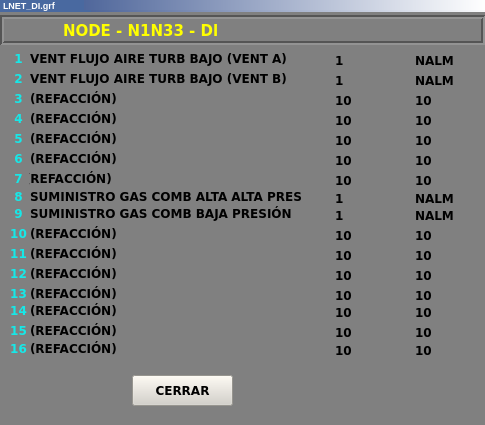
<?xml version="1.0" encoding="UTF-8"?>
<ui version="4.0">
 <class>LNET_DI3</class>
 <widget class="QWidget" name="LNET_DI3">
  <property name="geometry">
   <rect>
    <x>0</x>
    <y>0</y>
    <width>485</width>
    <height>425</height>
   </rect>
  </property>
  <property name="minimumSize">
   <size>
    <width>485</width>
    <height>425</height>
   </size>
  </property>
  <property name="maximumSize">
   <size>
    <width>485</width>
    <height>425</height>
   </size>
  </property>
  <property name="windowTitle">
   <string>LNET_DI3</string>
  </property>
  <property name="styleSheet">
   <string notr="true">background-color: rgb(128, 128, 128);</string>
  </property>
  <widget class="QFrame" name="frame">
   <property name="geometry">
    <rect>
     <x>0</x>
     <y>15</y>
     <width>485</width>
     <height>30</height>
    </rect>
   </property>
   <property name="styleSheet">
    <string notr="true">border-color: rgb(255, 255, 255);</string>
   </property>
   <property name="frameShape">
    <enum>QFrame::Box</enum>
   </property>
   <property name="frameShadow">
    <enum>QFrame::Sunken</enum>
   </property>
   <property name="lineWidth">
    <number>2</number>
   </property>
  </widget>
  <widget class="QLabel" name="lbNodRTD">
   <property name="geometry">
    <rect>
     <x>63</x>
     <y>21</y>
     <width>400</width>
     <height>20</height>
    </rect>
   </property>
   <property name="font">
    <font>
     <family>Verdana</family>
     <pointsize>11</pointsize>
     <weight>75</weight>
     <bold>true</bold>
    </font>
   </property>
   <property name="styleSheet">
    <string notr="true">color: rgb(255, 255, 0);</string>
   </property>
   <property name="text">
    <string>NODE - N1N33 - Dl</string>
   </property>
  </widget>
  <widget class="QFrame" name="frame_3">
   <property name="geometry">
    <rect>
     <x>0</x>
     <y>0</y>
     <width>485</width>
     <height>12</height>
    </rect>
   </property>
   <property name="styleSheet">
    <string notr="true">background-color: qlineargradient(spread:pad, x1:0, y1:0, x2:1, y2:0, stop:0 rgba(43, 71, 134, 255), stop:1 rgba(255, 255, 255, 255));</string>
   </property>
   <property name="frameShape">
    <enum>QFrame::Panel</enum>
   </property>
   <property name="frameShadow">
    <enum>QFrame::Raised</enum>
   </property>
   <property name="lineWidth">
    <number>0</number>
   </property>
   <widget class="QLabel" name="lbLnetT_2">
    <property name="geometry">
     <rect>
      <x>0</x>
      <y>0</y>
      <width>81</width>
      <height>20</height>
     </rect>
    </property>
    <property name="font">
     <font>
      <pointsize>5</pointsize>
      <weight>75</weight>
      <bold>true</bold>
     </font>
    </property>
    <property name="styleSheet">
     <string notr="true">background-color: rgb(73, 105, 160);</string>
    </property>
    <property name="text">
     <string>&lt;!DOCTYPE HTML PUBLIC &quot;-//W3C//DTD HTML 4.0//EN&quot; &quot;http://www.w3.org/TR/REC-html40/strict.dtd&quot;&gt;
&lt;html&gt;&lt;head&gt;&lt;meta name=&quot;qrichtext&quot; content=&quot;1&quot; /&gt;&lt;style type=&quot;text/css&quot;&gt;
p, li { white-space: pre-wrap; }
&lt;/style&gt;&lt;/head&gt;&lt;body style=&quot; font-family:'MS Shell Dlg 2'; font-size:5pt; font-weight:600; font-style:normal;&quot;&gt;
&lt;p style=&quot;-qt-paragraph-type:empty; margin-top:0px; margin-bottom:0px; margin-left:0px; margin-right:0px; -qt-block-indent:0; text-indent:0px;&quot;&gt;&lt;/p&gt;&lt;/body&gt;&lt;/html&gt;</string>
    </property>
   </widget>
   <widget class="QFrame" name="frame_4">
    <property name="geometry">
     <rect>
      <x>10</x>
      <y>10</y>
      <width>485</width>
      <height>11</height>
     </rect>
    </property>
    <property name="styleSheet">
     <string notr="true">background-color: qlineargradient(spread:pad, x1:0, y1:0, x2:1, y2:0, stop:0 rgba(43, 71, 134, 255), stop:1 rgba(255, 255, 255, 255));</string>
    </property>
    <property name="frameShape">
     <enum>QFrame::Panel</enum>
    </property>
    <property name="frameShadow">
     <enum>QFrame::Raised</enum>
    </property>
    <property name="lineWidth">
     <number>0</number>
    </property>
    <widget class="QLabel" name="lbLnetT_3">
     <property name="geometry">
      <rect>
       <x>0</x>
       <y>0</y>
       <width>81</width>
       <height>20</height>
      </rect>
     </property>
     <property name="font">
      <font>
       <pointsize>5</pointsize>
       <weight>75</weight>
       <bold>true</bold>
      </font>
     </property>
     <property name="styleSheet">
      <string notr="true">background-color: rgb(73, 105, 160);</string>
     </property>
     <property name="text">
      <string>&lt;!DOCTYPE HTML PUBLIC &quot;-//W3C//DTD HTML 4.0//EN&quot; &quot;http://www.w3.org/TR/REC-html40/strict.dtd&quot;&gt;
&lt;html&gt;&lt;head&gt;&lt;meta name=&quot;qrichtext&quot; content=&quot;1&quot; /&gt;&lt;style type=&quot;text/css&quot;&gt;
p, li { white-space: pre-wrap; }
&lt;/style&gt;&lt;/head&gt;&lt;body style=&quot; font-family:'MS Shell Dlg 2'; font-size:5pt; font-weight:600; font-style:normal;&quot;&gt;
&lt;p style=&quot;-qt-paragraph-type:empty; margin-top:0px; margin-bottom:0px; margin-left:0px; margin-right:0px; -qt-block-indent:0; text-indent:0px;&quot;&gt;&lt;/p&gt;&lt;/body&gt;&lt;/html&gt;</string>
     </property>
    </widget>
   </widget>
   <widget class="QLabel" name="lbLnetT">
    <property name="geometry">
     <rect>
      <x>3</x>
      <y>0</y>
      <width>81</width>
      <height>12</height>
     </rect>
    </property>
    <property name="font">
     <font>
      <pointsize>5</pointsize>
      <weight>75</weight>
      <bold>true</bold>
     </font>
    </property>
    <property name="styleSheet">
     <string notr="true">background-color: rgb(73, 105, 160);</string>
    </property>
    <property name="text">
     <string>&lt;!DOCTYPE HTML PUBLIC &quot;-//W3C//DTD HTML 4.0//EN&quot; &quot;http://www.w3.org/TR/REC-html40/strict.dtd&quot;&gt;
&lt;html&gt;&lt;head&gt;&lt;meta name=&quot;qrichtext&quot; content=&quot;1&quot; /&gt;&lt;style type=&quot;text/css&quot;&gt;
p, li { white-space: pre-wrap; }
&lt;/style&gt;&lt;/head&gt;&lt;body style=&quot; font-family:'MS Shell Dlg 2'; font-size:5pt; font-weight:600; font-style:normal;&quot;&gt;
&lt;p style=&quot; margin-top:0px; margin-bottom:0px; margin-left:0px; margin-right:0px; -qt-block-indent:0; text-indent:0px;&quot;&gt;&lt;span style=&quot; font-size:7pt; color:#ffffff;&quot;&gt;LNET_DI.grf&lt;/span&gt;&lt;/p&gt;&lt;/body&gt;&lt;/html&gt;</string>
    </property>
   </widget>
  </widget>
  <widget class="QPushButton" name="btnCerrar">
   <property name="geometry">
    <rect>
     <x>132</x>
     <y>375</y>
     <width>101</width>
     <height>31</height>
    </rect>
   </property>
   <property name="font">
    <font>
     <family>Verdana</family>
     <pointsize>9</pointsize>
     <weight>75</weight>
     <bold>true</bold>
    </font>
   </property>
   <property name="styleSheet">
    <string notr="true">background-color: rgb(212, 208, 200);</string>
   </property>
   <property name="text">
    <string>CERRAR</string>
   </property>
  </widget>
  <widget class="QLabel" name="lbNodeT_1">
   <property name="geometry">
    <rect>
     <x>30</x>
     <y>50</y>
     <width>291</width>
     <height>16</height>
    </rect>
   </property>
   <property name="font">
    <font>
     <family>Verdana</family>
     <weight>75</weight>
     <bold>true</bold>
    </font>
   </property>
   <property name="text">
    <string>VENT FLUJO AIRE TURB BAJO (VENT A)</string>
   </property>
  </widget>
  <widget class="QLabel" name="lbNumNode_1">
   <property name="geometry">
    <rect>
     <x>8</x>
     <y>50</y>
     <width>21</width>
     <height>16</height>
    </rect>
   </property>
   <property name="font">
    <font>
     <family>Verdana</family>
     <weight>75</weight>
     <bold>true</bold>
    </font>
   </property>
   <property name="styleSheet">
    <string notr="true">color: rgb(22, 232, 232);</string>
   </property>
   <property name="text">
    <string>1</string>
   </property>
   <property name="alignment">
    <set>Qt::AlignCenter</set>
   </property>
  </widget>
  <widget class="QLabel" name="lbNodeU_1">
   <property name="geometry">
    <rect>
     <x>415</x>
     <y>50</y>
     <width>61</width>
     <height>20</height>
    </rect>
   </property>
   <property name="font">
    <font>
     <family>Verdana</family>
     <weight>75</weight>
     <bold>true</bold>
    </font>
   </property>
   <property name="layoutDirection">
    <enum>Qt::RightToLeft</enum>
   </property>
   <property name="text">
    <string>NALM</string>
   </property>
  </widget>
  <widget class="QLabel" name="lbNode_1">
   <property name="geometry">
    <rect>
     <x>335</x>
     <y>50</y>
     <width>61</width>
     <height>20</height>
    </rect>
   </property>
   <property name="font">
    <font>
     <family>Verdana</family>
     <weight>75</weight>
     <bold>true</bold>
    </font>
   </property>
   <property name="layoutDirection">
    <enum>Qt::RightToLeft</enum>
   </property>
   <property name="text">
    <string>1</string>
   </property>
  </widget>
  <widget class="QLabel" name="lbNodeU_2">
   <property name="geometry">
    <rect>
     <x>415</x>
     <y>70</y>
     <width>61</width>
     <height>20</height>
    </rect>
   </property>
   <property name="font">
    <font>
     <family>Verdana</family>
     <weight>75</weight>
     <bold>true</bold>
    </font>
   </property>
   <property name="layoutDirection">
    <enum>Qt::RightToLeft</enum>
   </property>
   <property name="text">
    <string>NALM</string>
   </property>
  </widget>
  <widget class="QLabel" name="lbNode_2">
   <property name="geometry">
    <rect>
     <x>335</x>
     <y>70</y>
     <width>61</width>
     <height>20</height>
    </rect>
   </property>
   <property name="font">
    <font>
     <family>Verdana</family>
     <weight>75</weight>
     <bold>true</bold>
    </font>
   </property>
   <property name="layoutDirection">
    <enum>Qt::RightToLeft</enum>
   </property>
   <property name="text">
    <string>1</string>
   </property>
  </widget>
  <widget class="QLabel" name="lbNumNode_2">
   <property name="geometry">
    <rect>
     <x>8</x>
     <y>70</y>
     <width>21</width>
     <height>16</height>
    </rect>
   </property>
   <property name="font">
    <font>
     <family>Verdana</family>
     <weight>75</weight>
     <bold>true</bold>
    </font>
   </property>
   <property name="styleSheet">
    <string notr="true">color: rgb(22, 232, 232);</string>
   </property>
   <property name="text">
    <string>2</string>
   </property>
   <property name="alignment">
    <set>Qt::AlignCenter</set>
   </property>
  </widget>
  <widget class="QLabel" name="lbNodeT_2">
   <property name="geometry">
    <rect>
     <x>30</x>
     <y>70</y>
     <width>291</width>
     <height>16</height>
    </rect>
   </property>
   <property name="font">
    <font>
     <family>Verdana</family>
     <weight>75</weight>
     <bold>true</bold>
    </font>
   </property>
   <property name="text">
    <string>VENT FLUJO AIRE TURB BAJO (VENT B)</string>
   </property>
  </widget>
  <widget class="QLabel" name="lbNumNode_3">
   <property name="geometry">
    <rect>
     <x>8</x>
     <y>90</y>
     <width>21</width>
     <height>16</height>
    </rect>
   </property>
   <property name="font">
    <font>
     <family>Verdana</family>
     <weight>75</weight>
     <bold>true</bold>
    </font>
   </property>
   <property name="styleSheet">
    <string notr="true">color: rgb(22, 232, 232);</string>
   </property>
   <property name="text">
    <string>3</string>
   </property>
   <property name="alignment">
    <set>Qt::AlignCenter</set>
   </property>
  </widget>
  <widget class="QLabel" name="lbNode_3">
   <property name="geometry">
    <rect>
     <x>335</x>
     <y>90</y>
     <width>61</width>
     <height>20</height>
    </rect>
   </property>
   <property name="font">
    <font>
     <family>Verdana</family>
     <weight>75</weight>
     <bold>true</bold>
    </font>
   </property>
   <property name="layoutDirection">
    <enum>Qt::RightToLeft</enum>
   </property>
   <property name="text">
    <string>10</string>
   </property>
  </widget>
  <widget class="QLabel" name="lbNodeU_3">
   <property name="geometry">
    <rect>
     <x>415</x>
     <y>90</y>
     <width>61</width>
     <height>20</height>
    </rect>
   </property>
   <property name="font">
    <font>
     <family>Verdana</family>
     <weight>75</weight>
     <bold>true</bold>
    </font>
   </property>
   <property name="layoutDirection">
    <enum>Qt::RightToLeft</enum>
   </property>
   <property name="text">
    <string>10</string>
   </property>
  </widget>
  <widget class="QLabel" name="lbNodeT_3">
   <property name="geometry">
    <rect>
     <x>30</x>
     <y>90</y>
     <width>291</width>
     <height>16</height>
    </rect>
   </property>
   <property name="font">
    <font>
     <family>Verdana</family>
     <weight>75</weight>
     <bold>true</bold>
    </font>
   </property>
   <property name="text">
    <string>(REFACCIÓN)</string>
   </property>
  </widget>
  <widget class="QLabel" name="lbNumNode_4">
   <property name="geometry">
    <rect>
     <x>8</x>
     <y>110</y>
     <width>21</width>
     <height>16</height>
    </rect>
   </property>
   <property name="font">
    <font>
     <family>Verdana</family>
     <weight>75</weight>
     <bold>true</bold>
    </font>
   </property>
   <property name="styleSheet">
    <string notr="true">color: rgb(22, 232, 232);</string>
   </property>
   <property name="text">
    <string>4</string>
   </property>
   <property name="alignment">
    <set>Qt::AlignCenter</set>
   </property>
  </widget>
  <widget class="QLabel" name="lbNodeU_4">
   <property name="geometry">
    <rect>
     <x>415</x>
     <y>110</y>
     <width>61</width>
     <height>20</height>
    </rect>
   </property>
   <property name="font">
    <font>
     <family>Verdana</family>
     <weight>75</weight>
     <bold>true</bold>
    </font>
   </property>
   <property name="layoutDirection">
    <enum>Qt::RightToLeft</enum>
   </property>
   <property name="text">
    <string>10</string>
   </property>
  </widget>
  <widget class="QLabel" name="lbNode_4">
   <property name="geometry">
    <rect>
     <x>335</x>
     <y>110</y>
     <width>61</width>
     <height>20</height>
    </rect>
   </property>
   <property name="font">
    <font>
     <family>Verdana</family>
     <weight>75</weight>
     <bold>true</bold>
    </font>
   </property>
   <property name="layoutDirection">
    <enum>Qt::RightToLeft</enum>
   </property>
   <property name="text">
    <string>10</string>
   </property>
  </widget>
  <widget class="QLabel" name="lbNodeT_4">
   <property name="geometry">
    <rect>
     <x>30</x>
     <y>110</y>
     <width>291</width>
     <height>16</height>
    </rect>
   </property>
   <property name="font">
    <font>
     <family>Verdana</family>
     <weight>75</weight>
     <bold>true</bold>
    </font>
   </property>
   <property name="text">
    <string>(REFACCIÓN)</string>
   </property>
  </widget>
  <widget class="QLabel" name="lbNumNode_5">
   <property name="geometry">
    <rect>
     <x>8</x>
     <y>130</y>
     <width>21</width>
     <height>16</height>
    </rect>
   </property>
   <property name="font">
    <font>
     <family>Verdana</family>
     <weight>75</weight>
     <bold>true</bold>
    </font>
   </property>
   <property name="styleSheet">
    <string notr="true">color: rgb(22, 232, 232);</string>
   </property>
   <property name="text">
    <string>5</string>
   </property>
   <property name="alignment">
    <set>Qt::AlignCenter</set>
   </property>
  </widget>
  <widget class="QLabel" name="lbNodeT_5">
   <property name="geometry">
    <rect>
     <x>30</x>
     <y>130</y>
     <width>291</width>
     <height>16</height>
    </rect>
   </property>
   <property name="font">
    <font>
     <family>Verdana</family>
     <weight>75</weight>
     <bold>true</bold>
    </font>
   </property>
   <property name="text">
    <string>(REFACCIÓN)</string>
   </property>
  </widget>
  <widget class="QLabel" name="lbNode_5">
   <property name="geometry">
    <rect>
     <x>335</x>
     <y>130</y>
     <width>61</width>
     <height>20</height>
    </rect>
   </property>
   <property name="font">
    <font>
     <family>Verdana</family>
     <weight>75</weight>
     <bold>true</bold>
    </font>
   </property>
   <property name="layoutDirection">
    <enum>Qt::RightToLeft</enum>
   </property>
   <property name="text">
    <string>10</string>
   </property>
  </widget>
  <widget class="QLabel" name="lbNodeU_5">
   <property name="geometry">
    <rect>
     <x>415</x>
     <y>130</y>
     <width>61</width>
     <height>20</height>
    </rect>
   </property>
   <property name="font">
    <font>
     <family>Verdana</family>
     <weight>75</weight>
     <bold>true</bold>
    </font>
   </property>
   <property name="layoutDirection">
    <enum>Qt::RightToLeft</enum>
   </property>
   <property name="text">
    <string>10</string>
   </property>
  </widget>
  <widget class="QLabel" name="lbNodeU_6">
   <property name="geometry">
    <rect>
     <x>415</x>
     <y>150</y>
     <width>61</width>
     <height>20</height>
    </rect>
   </property>
   <property name="font">
    <font>
     <family>Verdana</family>
     <weight>75</weight>
     <bold>true</bold>
    </font>
   </property>
   <property name="layoutDirection">
    <enum>Qt::RightToLeft</enum>
   </property>
   <property name="text">
    <string>10</string>
   </property>
  </widget>
  <widget class="QLabel" name="lbNode_6">
   <property name="geometry">
    <rect>
     <x>335</x>
     <y>150</y>
     <width>61</width>
     <height>20</height>
    </rect>
   </property>
   <property name="font">
    <font>
     <family>Verdana</family>
     <weight>75</weight>
     <bold>true</bold>
    </font>
   </property>
   <property name="layoutDirection">
    <enum>Qt::RightToLeft</enum>
   </property>
   <property name="text">
    <string>10</string>
   </property>
  </widget>
  <widget class="QLabel" name="lbNodeT_6">
   <property name="geometry">
    <rect>
     <x>30</x>
     <y>150</y>
     <width>291</width>
     <height>16</height>
    </rect>
   </property>
   <property name="font">
    <font>
     <family>Verdana</family>
     <weight>75</weight>
     <bold>true</bold>
    </font>
   </property>
   <property name="text">
    <string>(REFACCIÓN)</string>
   </property>
  </widget>
  <widget class="QLabel" name="lbNumNode_6">
   <property name="geometry">
    <rect>
     <x>8</x>
     <y>150</y>
     <width>21</width>
     <height>16</height>
    </rect>
   </property>
   <property name="font">
    <font>
     <family>Verdana</family>
     <weight>75</weight>
     <bold>true</bold>
    </font>
   </property>
   <property name="styleSheet">
    <string notr="true">color: rgb(22, 232, 232);</string>
   </property>
   <property name="text">
    <string>6</string>
   </property>
   <property name="alignment">
    <set>Qt::AlignCenter</set>
   </property>
  </widget>
  <widget class="QLabel" name="lbNodeU_7">
   <property name="geometry">
    <rect>
     <x>415</x>
     <y>170</y>
     <width>61</width>
     <height>20</height>
    </rect>
   </property>
   <property name="font">
    <font>
     <family>Verdana</family>
     <weight>75</weight>
     <bold>true</bold>
    </font>
   </property>
   <property name="layoutDirection">
    <enum>Qt::RightToLeft</enum>
   </property>
   <property name="text">
    <string>10</string>
   </property>
  </widget>
  <widget class="QLabel" name="lbNodeT_7">
   <property name="geometry">
    <rect>
     <x>25</x>
     <y>170</y>
     <width>291</width>
     <height>16</height>
    </rect>
   </property>
   <property name="font">
    <font>
     <family>Verdana</family>
     <weight>75</weight>
     <bold>true</bold>
    </font>
   </property>
   <property name="text">
    <string>(REFACCIÓN)</string>
   </property>
  </widget>
  <widget class="QLabel" name="lbNode_7">
   <property name="geometry">
    <rect>
     <x>335</x>
     <y>170</y>
     <width>61</width>
     <height>20</height>
    </rect>
   </property>
   <property name="font">
    <font>
     <family>Verdana</family>
     <weight>75</weight>
     <bold>true</bold>
    </font>
   </property>
   <property name="layoutDirection">
    <enum>Qt::RightToLeft</enum>
   </property>
   <property name="text">
    <string>10</string>
   </property>
  </widget>
  <widget class="QLabel" name="lbNumNode_7">
   <property name="geometry">
    <rect>
     <x>8</x>
     <y>170</y>
     <width>21</width>
     <height>16</height>
    </rect>
   </property>
   <property name="font">
    <font>
     <family>Verdana</family>
     <weight>75</weight>
     <bold>true</bold>
    </font>
   </property>
   <property name="styleSheet">
    <string notr="true">color: rgb(22, 232, 232);</string>
   </property>
   <property name="text">
    <string>7</string>
   </property>
   <property name="alignment">
    <set>Qt::AlignCenter</set>
   </property>
  </widget>
  <widget class="QLabel" name="lbNodeU_8">
   <property name="geometry">
    <rect>
     <x>415</x>
     <y>188</y>
     <width>61</width>
     <height>20</height>
    </rect>
   </property>
   <property name="font">
    <font>
     <family>Verdana</family>
     <weight>75</weight>
     <bold>true</bold>
    </font>
   </property>
   <property name="layoutDirection">
    <enum>Qt::RightToLeft</enum>
   </property>
   <property name="text">
    <string>NALM</string>
   </property>
  </widget>
  <widget class="QLabel" name="lbNumNode_8">
   <property name="geometry">
    <rect>
     <x>8</x>
     <y>188</y>
     <width>21</width>
     <height>16</height>
    </rect>
   </property>
   <property name="font">
    <font>
     <family>Verdana</family>
     <weight>75</weight>
     <bold>true</bold>
    </font>
   </property>
   <property name="styleSheet">
    <string notr="true">color: rgb(22, 232, 232);</string>
   </property>
   <property name="text">
    <string>8</string>
   </property>
   <property name="alignment">
    <set>Qt::AlignCenter</set>
   </property>
  </widget>
  <widget class="QLabel" name="lbNode_8">
   <property name="geometry">
    <rect>
     <x>335</x>
     <y>188</y>
     <width>61</width>
     <height>20</height>
    </rect>
   </property>
   <property name="font">
    <font>
     <family>Verdana</family>
     <weight>75</weight>
     <bold>true</bold>
    </font>
   </property>
   <property name="layoutDirection">
    <enum>Qt::RightToLeft</enum>
   </property>
   <property name="text">
    <string>1</string>
   </property>
  </widget>
  <widget class="QLabel" name="lbNodeT_8">
   <property name="geometry">
    <rect>
     <x>30</x>
     <y>188</y>
     <width>291</width>
     <height>16</height>
    </rect>
   </property>
   <property name="font">
    <font>
     <family>Verdana</family>
     <weight>75</weight>
     <bold>true</bold>
    </font>
   </property>
   <property name="text">
    <string>SUMINISTRO GAS COMB ALTA ALTA PRES</string>
   </property>
  </widget>
  <widget class="QLabel" name="lbNumNode_9">
   <property name="geometry">
    <rect>
     <x>8</x>
     <y>205</y>
     <width>21</width>
     <height>16</height>
    </rect>
   </property>
   <property name="font">
    <font>
     <family>Verdana</family>
     <weight>75</weight>
     <bold>true</bold>
    </font>
   </property>
   <property name="styleSheet">
    <string notr="true">color: rgb(22, 232, 232);</string>
   </property>
   <property name="text">
    <string>9</string>
   </property>
   <property name="alignment">
    <set>Qt::AlignCenter</set>
   </property>
  </widget>
  <widget class="QLabel" name="lbNode_9">
   <property name="geometry">
    <rect>
     <x>335</x>
     <y>205</y>
     <width>61</width>
     <height>20</height>
    </rect>
   </property>
   <property name="font">
    <font>
     <family>Verdana</family>
     <weight>75</weight>
     <bold>true</bold>
    </font>
   </property>
   <property name="layoutDirection">
    <enum>Qt::RightToLeft</enum>
   </property>
   <property name="text">
    <string>1</string>
   </property>
  </widget>
  <widget class="QLabel" name="lbNodeU_9">
   <property name="geometry">
    <rect>
     <x>415</x>
     <y>205</y>
     <width>61</width>
     <height>20</height>
    </rect>
   </property>
   <property name="font">
    <font>
     <family>Verdana</family>
     <weight>75</weight>
     <bold>true</bold>
    </font>
   </property>
   <property name="layoutDirection">
    <enum>Qt::RightToLeft</enum>
   </property>
   <property name="text">
    <string>NALM</string>
   </property>
  </widget>
  <widget class="QLabel" name="lbNodeT_9">
   <property name="geometry">
    <rect>
     <x>30</x>
     <y>205</y>
     <width>291</width>
     <height>16</height>
    </rect>
   </property>
   <property name="font">
    <font>
     <family>Verdana</family>
     <weight>75</weight>
     <bold>true</bold>
    </font>
   </property>
   <property name="text">
    <string>SUMINISTRO GAS COMB BAJA PRESIÓN</string>
   </property>
  </widget>
  <widget class="QLabel" name="lbNumNode_10">
   <property name="geometry">
    <rect>
     <x>8</x>
     <y>225</y>
     <width>21</width>
     <height>16</height>
    </rect>
   </property>
   <property name="font">
    <font>
     <family>Verdana</family>
     <weight>75</weight>
     <bold>true</bold>
    </font>
   </property>
   <property name="styleSheet">
    <string notr="true">color: rgb(22, 232, 232);</string>
   </property>
   <property name="text">
    <string>10</string>
   </property>
   <property name="alignment">
    <set>Qt::AlignCenter</set>
   </property>
  </widget>
  <widget class="QLabel" name="lbNodeT_10">
   <property name="geometry">
    <rect>
     <x>30</x>
     <y>225</y>
     <width>291</width>
     <height>16</height>
    </rect>
   </property>
   <property name="font">
    <font>
     <family>Verdana</family>
     <weight>75</weight>
     <bold>true</bold>
    </font>
   </property>
   <property name="text">
    <string>(REFACCIÓN)</string>
   </property>
  </widget>
  <widget class="QLabel" name="lbNodeU_10">
   <property name="geometry">
    <rect>
     <x>415</x>
     <y>225</y>
     <width>61</width>
     <height>20</height>
    </rect>
   </property>
   <property name="font">
    <font>
     <family>Verdana</family>
     <weight>75</weight>
     <bold>true</bold>
    </font>
   </property>
   <property name="layoutDirection">
    <enum>Qt::RightToLeft</enum>
   </property>
   <property name="text">
    <string>10</string>
   </property>
  </widget>
  <widget class="QLabel" name="lbNode_10">
   <property name="geometry">
    <rect>
     <x>335</x>
     <y>225</y>
     <width>61</width>
     <height>20</height>
    </rect>
   </property>
   <property name="font">
    <font>
     <family>Verdana</family>
     <weight>75</weight>
     <bold>true</bold>
    </font>
   </property>
   <property name="layoutDirection">
    <enum>Qt::RightToLeft</enum>
   </property>
   <property name="text">
    <string>10</string>
   </property>
  </widget>
  <widget class="QLabel" name="lbNumNode_11">
   <property name="geometry">
    <rect>
     <x>8</x>
     <y>245</y>
     <width>21</width>
     <height>16</height>
    </rect>
   </property>
   <property name="font">
    <font>
     <family>Verdana</family>
     <weight>75</weight>
     <bold>true</bold>
    </font>
   </property>
   <property name="styleSheet">
    <string notr="true">color: rgb(22, 232, 232);</string>
   </property>
   <property name="text">
    <string>11</string>
   </property>
   <property name="alignment">
    <set>Qt::AlignCenter</set>
   </property>
  </widget>
  <widget class="QLabel" name="lbNodeU_11">
   <property name="geometry">
    <rect>
     <x>415</x>
     <y>245</y>
     <width>61</width>
     <height>20</height>
    </rect>
   </property>
   <property name="font">
    <font>
     <family>Verdana</family>
     <weight>75</weight>
     <bold>true</bold>
    </font>
   </property>
   <property name="layoutDirection">
    <enum>Qt::RightToLeft</enum>
   </property>
   <property name="text">
    <string>10</string>
   </property>
  </widget>
  <widget class="QLabel" name="lbNodeT_11">
   <property name="geometry">
    <rect>
     <x>30</x>
     <y>245</y>
     <width>291</width>
     <height>16</height>
    </rect>
   </property>
   <property name="font">
    <font>
     <family>Verdana</family>
     <weight>75</weight>
     <bold>true</bold>
    </font>
   </property>
   <property name="text">
    <string>(REFACCIÓN)</string>
   </property>
  </widget>
  <widget class="QLabel" name="lbNode_11">
   <property name="geometry">
    <rect>
     <x>335</x>
     <y>245</y>
     <width>61</width>
     <height>20</height>
    </rect>
   </property>
   <property name="font">
    <font>
     <family>Verdana</family>
     <weight>75</weight>
     <bold>true</bold>
    </font>
   </property>
   <property name="layoutDirection">
    <enum>Qt::RightToLeft</enum>
   </property>
   <property name="text">
    <string>10</string>
   </property>
  </widget>
  <widget class="QLabel" name="lbNumNode_12">
   <property name="geometry">
    <rect>
     <x>8</x>
     <y>265</y>
     <width>21</width>
     <height>16</height>
    </rect>
   </property>
   <property name="font">
    <font>
     <family>Verdana</family>
     <weight>75</weight>
     <bold>true</bold>
    </font>
   </property>
   <property name="styleSheet">
    <string notr="true">color: rgb(22, 232, 232);</string>
   </property>
   <property name="text">
    <string>12</string>
   </property>
   <property name="alignment">
    <set>Qt::AlignCenter</set>
   </property>
  </widget>
  <widget class="QLabel" name="lbNodeT_12">
   <property name="geometry">
    <rect>
     <x>30</x>
     <y>265</y>
     <width>291</width>
     <height>16</height>
    </rect>
   </property>
   <property name="font">
    <font>
     <family>Verdana</family>
     <weight>75</weight>
     <bold>true</bold>
    </font>
   </property>
   <property name="text">
    <string>(REFACCIÓN)</string>
   </property>
  </widget>
  <widget class="QLabel" name="lbNodeU_12">
   <property name="geometry">
    <rect>
     <x>415</x>
     <y>265</y>
     <width>61</width>
     <height>20</height>
    </rect>
   </property>
   <property name="font">
    <font>
     <family>Verdana</family>
     <weight>75</weight>
     <bold>true</bold>
    </font>
   </property>
   <property name="layoutDirection">
    <enum>Qt::RightToLeft</enum>
   </property>
   <property name="text">
    <string>10</string>
   </property>
  </widget>
  <widget class="QLabel" name="lbNode_12">
   <property name="geometry">
    <rect>
     <x>335</x>
     <y>265</y>
     <width>61</width>
     <height>20</height>
    </rect>
   </property>
   <property name="font">
    <font>
     <family>Verdana</family>
     <weight>75</weight>
     <bold>true</bold>
    </font>
   </property>
   <property name="layoutDirection">
    <enum>Qt::RightToLeft</enum>
   </property>
   <property name="text">
    <string>10</string>
   </property>
  </widget>
  <widget class="QLabel" name="lbNumNode_13">
   <property name="geometry">
    <rect>
     <x>8</x>
     <y>285</y>
     <width>21</width>
     <height>16</height>
    </rect>
   </property>
   <property name="font">
    <font>
     <family>Verdana</family>
     <weight>75</weight>
     <bold>true</bold>
    </font>
   </property>
   <property name="styleSheet">
    <string notr="true">color: rgb(22, 232, 232);</string>
   </property>
   <property name="text">
    <string>13</string>
   </property>
   <property name="alignment">
    <set>Qt::AlignCenter</set>
   </property>
  </widget>
  <widget class="QLabel" name="lbNodeU_13">
   <property name="geometry">
    <rect>
     <x>415</x>
     <y>285</y>
     <width>61</width>
     <height>20</height>
    </rect>
   </property>
   <property name="font">
    <font>
     <family>Verdana</family>
     <weight>75</weight>
     <bold>true</bold>
    </font>
   </property>
   <property name="layoutDirection">
    <enum>Qt::RightToLeft</enum>
   </property>
   <property name="text">
    <string>10</string>
   </property>
  </widget>
  <widget class="QLabel" name="lbNodeT_13">
   <property name="geometry">
    <rect>
     <x>30</x>
     <y>285</y>
     <width>291</width>
     <height>16</height>
    </rect>
   </property>
   <property name="font">
    <font>
     <family>Verdana</family>
     <weight>75</weight>
     <bold>true</bold>
    </font>
   </property>
   <property name="text">
    <string>(REFACCIÓN)</string>
   </property>
  </widget>
  <widget class="QLabel" name="lbNode_13">
   <property name="geometry">
    <rect>
     <x>335</x>
     <y>285</y>
     <width>61</width>
     <height>20</height>
    </rect>
   </property>
   <property name="font">
    <font>
     <family>Verdana</family>
     <weight>75</weight>
     <bold>true</bold>
    </font>
   </property>
   <property name="layoutDirection">
    <enum>Qt::RightToLeft</enum>
   </property>
   <property name="text">
    <string>10</string>
   </property>
  </widget>
  <widget class="QLabel" name="lbNumNode_14">
   <property name="geometry">
    <rect>
     <x>8</x>
     <y>302</y>
     <width>21</width>
     <height>16</height>
    </rect>
   </property>
   <property name="font">
    <font>
     <family>Verdana</family>
     <weight>75</weight>
     <bold>true</bold>
    </font>
   </property>
   <property name="styleSheet">
    <string notr="true">color: rgb(22, 232, 232);</string>
   </property>
   <property name="text">
    <string>14</string>
   </property>
   <property name="alignment">
    <set>Qt::AlignCenter</set>
   </property>
  </widget>
  <widget class="QLabel" name="lbNode_14">
   <property name="geometry">
    <rect>
     <x>335</x>
     <y>302</y>
     <width>61</width>
     <height>20</height>
    </rect>
   </property>
   <property name="font">
    <font>
     <family>Verdana</family>
     <weight>75</weight>
     <bold>true</bold>
    </font>
   </property>
   <property name="layoutDirection">
    <enum>Qt::RightToLeft</enum>
   </property>
   <property name="text">
    <string>10</string>
   </property>
  </widget>
  <widget class="QLabel" name="lbNodeT_14">
   <property name="geometry">
    <rect>
     <x>30</x>
     <y>302</y>
     <width>291</width>
     <height>16</height>
    </rect>
   </property>
   <property name="font">
    <font>
     <family>Verdana</family>
     <weight>75</weight>
     <bold>true</bold>
    </font>
   </property>
   <property name="text">
    <string>(REFACCIÓN)</string>
   </property>
  </widget>
  <widget class="QLabel" name="lbNodeU_14">
   <property name="geometry">
    <rect>
     <x>415</x>
     <y>302</y>
     <width>61</width>
     <height>20</height>
    </rect>
   </property>
   <property name="font">
    <font>
     <family>Verdana</family>
     <weight>75</weight>
     <bold>true</bold>
    </font>
   </property>
   <property name="layoutDirection">
    <enum>Qt::RightToLeft</enum>
   </property>
   <property name="text">
    <string>10</string>
   </property>
  </widget>
  <widget class="QLabel" name="lbNumNode_15">
   <property name="geometry">
    <rect>
     <x>8</x>
     <y>322</y>
     <width>21</width>
     <height>16</height>
    </rect>
   </property>
   <property name="font">
    <font>
     <family>Verdana</family>
     <weight>75</weight>
     <bold>true</bold>
    </font>
   </property>
   <property name="styleSheet">
    <string notr="true">color: rgb(22, 232, 232);</string>
   </property>
   <property name="text">
    <string>15</string>
   </property>
   <property name="alignment">
    <set>Qt::AlignCenter</set>
   </property>
  </widget>
  <widget class="QLabel" name="lbNodeU_15">
   <property name="geometry">
    <rect>
     <x>415</x>
     <y>322</y>
     <width>61</width>
     <height>20</height>
    </rect>
   </property>
   <property name="font">
    <font>
     <family>Verdana</family>
     <weight>75</weight>
     <bold>true</bold>
    </font>
   </property>
   <property name="layoutDirection">
    <enum>Qt::RightToLeft</enum>
   </property>
   <property name="text">
    <string>10</string>
   </property>
  </widget>
  <widget class="QLabel" name="lbNodeT_15">
   <property name="geometry">
    <rect>
     <x>30</x>
     <y>322</y>
     <width>291</width>
     <height>16</height>
    </rect>
   </property>
   <property name="font">
    <font>
     <family>Verdana</family>
     <weight>75</weight>
     <bold>true</bold>
    </font>
   </property>
   <property name="text">
    <string>(REFACCIÓN)</string>
   </property>
  </widget>
  <widget class="QLabel" name="lbNode_15">
   <property name="geometry">
    <rect>
     <x>335</x>
     <y>322</y>
     <width>61</width>
     <height>20</height>
    </rect>
   </property>
   <property name="font">
    <font>
     <family>Verdana</family>
     <weight>75</weight>
     <bold>true</bold>
    </font>
   </property>
   <property name="layoutDirection">
    <enum>Qt::RightToLeft</enum>
   </property>
   <property name="text">
    <string>10</string>
   </property>
  </widget>
  <widget class="QLabel" name="lbNumNode_16">
   <property name="geometry">
    <rect>
     <x>8</x>
     <y>340</y>
     <width>21</width>
     <height>16</height>
    </rect>
   </property>
   <property name="font">
    <font>
     <family>Verdana</family>
     <weight>75</weight>
     <bold>true</bold>
    </font>
   </property>
   <property name="styleSheet">
    <string notr="true">color: rgb(22, 232, 232);</string>
   </property>
   <property name="text">
    <string>16</string>
   </property>
   <property name="alignment">
    <set>Qt::AlignCenter</set>
   </property>
  </widget>
  <widget class="QLabel" name="lbNodeU_16">
   <property name="geometry">
    <rect>
     <x>415</x>
     <y>340</y>
     <width>61</width>
     <height>20</height>
    </rect>
   </property>
   <property name="font">
    <font>
     <family>Verdana</family>
     <weight>75</weight>
     <bold>true</bold>
    </font>
   </property>
   <property name="layoutDirection">
    <enum>Qt::RightToLeft</enum>
   </property>
   <property name="text">
    <string>10</string>
   </property>
  </widget>
  <widget class="QLabel" name="lbNode_16">
   <property name="geometry">
    <rect>
     <x>335</x>
     <y>340</y>
     <width>61</width>
     <height>20</height>
    </rect>
   </property>
   <property name="font">
    <font>
     <family>Verdana</family>
     <weight>75</weight>
     <bold>true</bold>
    </font>
   </property>
   <property name="layoutDirection">
    <enum>Qt::RightToLeft</enum>
   </property>
   <property name="text">
    <string>10</string>
   </property>
  </widget>
  <widget class="QLabel" name="lbNodeT_16">
   <property name="geometry">
    <rect>
     <x>30</x>
     <y>340</y>
     <width>291</width>
     <height>16</height>
    </rect>
   </property>
   <property name="font">
    <font>
     <family>Verdana</family>
     <weight>75</weight>
     <bold>true</bold>
    </font>
   </property>
   <property name="text">
    <string>(REFACCIÓN)</string>
   </property>
  </widget>
 </widget>
 <layoutdefault spacing="6" margin="11"/>
 <resources/>
 <connections/>
</ui>
